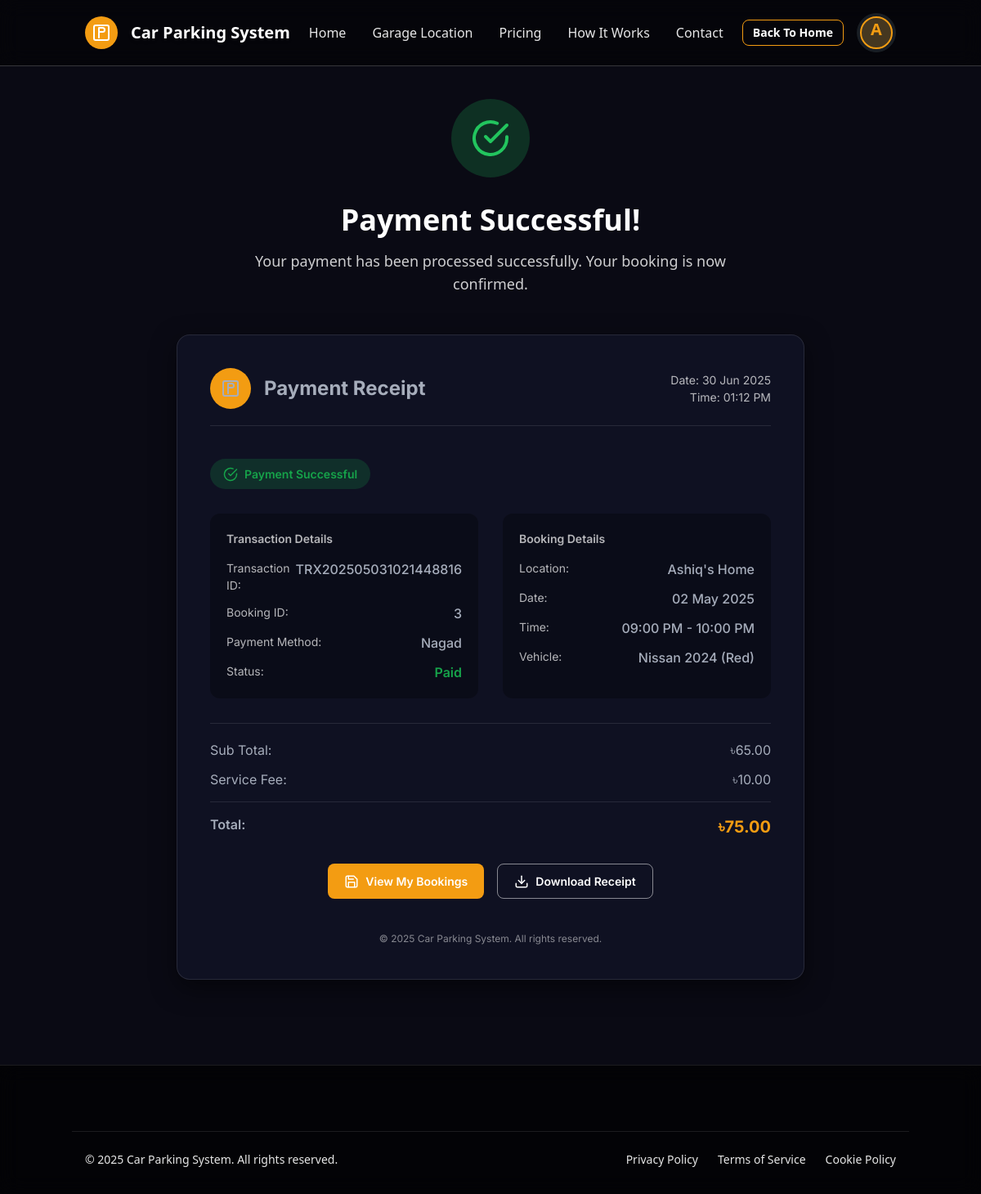
The app's page /payment_success.php?booking_id=3 (signed in) with its own data.
### tables this page shows
CREATE TABLE `payments` (
  `payment_id` int(11) NOT NULL,
  `booking_id` int(11) NOT NULL,
  `transaction_id` varchar(50) NOT NULL,
  `amount` decimal(10,2) NOT NULL,
  `payment_method` varchar(20) NOT NULL,
  `payment_status` enum('pending','paid','refunded') NOT NULL DEFAULT 'pending',
  `payment_date` timestamp NOT NULL DEFAULT current_timestamp(),
  `points_used` int(11) DEFAULT 0
);

CREATE TABLE `garage_information` (
  `id` int(11) NOT NULL,
  `username` varchar(50) NOT NULL,
  `Parking_Space_Name` varchar(255) NOT NULL,
  `Parking_Lot_Address` varchar(255) NOT NULL,
  `Parking_Type` varchar(100) DEFAULT NULL,
  `Parking_Space_Dimensions` varchar(100) DEFAULT NULL,
  `Parking_Capacity` int(11) DEFAULT NULL,
  `Availability` tinyint(1) DEFAULT 1,
  `PriceperHour` decimal(10,2) DEFAULT NULL,
  `created_at` timestamp NOT NULL DEFAULT current_timestamp(),
  `updated_at` timestamp NOT NULL DEFAULT current_timestamp() ON UPDATE current_timestamp(),
  `garage_id` varchar(30) DEFAULT NULL,
  `is_verified` tinyint(1) DEFAULT 0
);

CREATE TABLE `bookings` (
  `id` int(11) NOT NULL,
  `username` varchar(50) NOT NULL,
  `garage_id` varchar(30) NOT NULL,
  `licenseplate` varchar(50) NOT NULL,
  `booking_date` date NOT NULL,
  `booking_time` time NOT NULL,
  `duration` int(11) NOT NULL,
  `status` enum('upcoming','active','completed','cancelled') NOT NULL DEFAULT 'upcoming',
  `payment_status` enum('pending','paid','refunded') NOT NULL DEFAULT 'pending',
  `created_at` timestamp NOT NULL DEFAULT current_timestamp(),
  `updated_at` timestamp NOT NULL DEFAULT current_timestamp() ON UPDATE current_timestamp(),
  `paid_with_points` tinyint(1) DEFAULT 0,
  `points_used` int(11) DEFAULT 0
);

CREATE TABLE `vehicle_information` (
  `licensePlate` varchar(50) NOT NULL,
  `vehicleType` varchar(50) NOT NULL,
  `make` varchar(50) NOT NULL,
  `model` varchar(50) NOT NULL,
  `color` varchar(10) NOT NULL,
  `username` varchar(50) NOT NULL
);

### payment_success.php (the view, shortened to what this page needs)
<?php
require_once("connection.php");
$username = $_SESSION['username'];
$fullName = $username;
$firstLetter = strtoupper(substr($fullName, 0, 1));
$bookingId = isset($_SESSION['booking_id']) ? $_SESSION['booking_id'] : (isset($_GET['booking_id']) ? $_GET['booking_id'] : '');
$numericId = str_replace("BK", "", $bookingId);
$locationName = isset($_SESSION['location_name']) ? $_SESSION['location_name'] : "Unknown Location";
$bookingDate = isset($_SESSION['booking_date']) ? $_SESSION['booking_date'] : date('d M Y');
$bookingTime = isset($_SESSION['booking_time']) ? $_SESSION['booking_time'] : "Unknown";
$vehiclePlate = isset($_SESSION['vehicle_plate']) ? $_SESSION['vehicle_plate'] : "";
$parkingFee = isset($_SESSION['parking_fee']) ? $_SESSION['parking_fee'] : 55;
$serviceFee = isset($_SESSION['service_fee']) ? $_SESSION['service_fee'] : 10;
$totalAmount = isset($_SESSION['payment_amount']) ? $_SESSION['payment_amount'] : ($parkingFee + $serviceFee);
$paymentMethod = isset($_SESSION['payment_method']) ? $_SESSION['payment_method'] : 'bKash';
$transactionId = isset($_SESSION['transaction_id']) ? $_SESSION['transaction_id'] : "TRX" . date('YmdHis') . rand(1000, 9999);
if (is_numeric($numericId) && (!isset($_SESSION['location_name']) || !isset($_SESSION['payment_amount']))) {
    $paymentQuery = "SELECT p.*, b.booking_date, b.booking_time, b.duration, g.Parking_Space_Name, g.Parking_Lot_Address, g.PriceperHour,
                    v.vehicleType, v.make, v.model, v.color, v.licensePlate
                    FROM payments p
                    JOIN bookings b ON p.booking_id = b.id
                    JOIN garage_information g ON b.garage_id = g.garage_id
                    LEFT JOIN vehicle_information v ON b.licenseplate = v.licensePlate
                    WHERE p.booking_id = ?
                    ORDER BY p.payment_id DESC LIMIT 1";
    $paymentStmt = $conn->prepare($paymentQuery);
    if ($paymentStmt) {
        $paymentStmt->bind_param("i", $numericId);
        $paymentStmt->execute();
        $paymentResult = $paymentStmt->get_result();
        if ($paymentResult && $paymentResult->num_rows > 0) {
            $payment = $paymentResult->fetch_assoc();
            $transactionId = $payment['transaction_id'];
            $totalAmount = $payment['amount'];
            $paymentMethod = $payment['payment_method'];
            $locationName = $payment['Parking_Space_Name'];
            $bookingDate = date('d M Y', strtotime($payment['booking_date']));
            $startTime = date('h:i A', strtotime($payment['booking_time']));
            $endTime = date('h:i A', strtotime($payment['booking_time'] . " + {$payment['duration']} hours"));
            $bookingTime = $startTime . " - " . $endTime;
            $parkingFee = $payment['PriceperHour'] * $payment['duration'];
            $serviceFee = $totalAmount - $parkingFee;
            if (!empty($payment['make']) && !empty($payment['model'])) {
                $vehiclePlate = $payment['make'] . ' ' . $payment['model'];
                if (!empty($payment['color'])) {
                    $vehiclePlate .= ' (' . $payment['color'] . ')';
                }
            } else if (!empty($payment['licensePlate'])) {
                $vehiclePlate = 'License Plate: ' . $payment['licensePlate'];
            } else {
                $vehiclePlate = "Not provided";
            }
        }
    }
}
$paymentDate = date('d M Y');
$paymentTime = date('h:i A');
?>
<!DOCTYPE html>
<html lang="en" data-theme="dark">
<head>
    <link href="https://cdn.jsdelivr.net/npm/daisyui@4.7.3/dist/full.min.css" rel="stylesheet" type="text/css" />
    <script src="https://cdn.tailwindcss.com"></script>
</head>
<body class="relative min-h-screen bg-[#0a0a14]">
    <header class="sticky top-0 z-50 bg-black/50 backdrop-blur-md border-b border-white/20">
        <div class="container mx-auto px-4 py-4 flex justify-between items-center">
            <a href="#" class="flex items-center gap-4 text-white">
                <div class="w-10 h-10 bg-primary rounded-full flex justify-center items-center overflow-hidden">
                    <svg xmlns="http://www.w3.org/2000/svg" class="w-6 h-6 text-white" viewBox="0 0 24 24" fill="none" stroke="currentColor" stroke-width="2" stroke-linecap="round" stroke-linejoin="round"><rect x="3" y="3" width="18" height="18" rx="2" ry="2"></rect><path d="M9 18V6h4.5a2.5 2.5 0 0 1 0 5H9"></path></svg>
                </div>
                <h1 class="text-xl font-semibold drop-shadow-md">Car Parking System</h1>
            </a>
            <nav class="hidden md:block">
                <ul class="flex gap-8">
                    <li><a href="home.php" class="text-white/90 hover:text-primary transition-colors relative after:absolute after:bottom-0 after:left-0 after:h-0.5 after:w-0 hover:after:w-full after:bg-primary after:transition-all">Home</a></li>
                    <li><a href="#" class="text-white/90 hover:text-primary transition-colors relative after:absolute after:bottom-0 after:left-0 after:h-0.5 after:w-0 hover:after:w-full after:bg-primary after:transition-all">Garage Location</a></li>
                    <li><a href="#" class="text-white/90 hover:text-primary transition-colors relative after:absolute after:bottom-0 after:left-0 after:h-0.5 after:w-0 hover:after:w-full after:bg-primary after:transition-all">Pricing</a></li>
                    <li><a href="#" class="text-white/90 hover:text-primary transition-colors relative after:absolute after:bottom-0 after:left-0 after:h-0.5 after:w-0 hover:after:w-full after:bg-primary after:transition-all">How It Works</a></li>
                    <li><a href="#" class="text-white/90 hover:text-primary transition-colors relative after:absolute after:bottom-0 after:left-0 after:h-0.5 after:w-0 hover:after:w-full after:bg-primary after:transition-all">Contact</a></li>
                </ul>
            </nav>
            <div class="hidden md:flex items-center gap-4">
                <a href="home.php" class="btn btn-outline btn-sm text-white border-primary hover:bg-primary hover:border-primary">
                    Back To Home
                </a>
                <div class="relative">
                    <div class="dropdown dropdown-end">
                        <div tabindex="0" role="button" class="btn btn-circle avatar">
                            <div class="w-10 h-10 rounded-full bg-primary/20 border-2 border-primary overflow-hidden flex items-center justify-center cursor-pointer">
                                <span class="text-xl font-bold text-primary"><?php echo $firstLetter; ?></span>
                            </div>
                        </div>
                    </div>
                </div>
            </div>
        </div>
    </header>
    <main class="container mx-auto px-4 py-10">
        <div class="flex justify-center mb-8">
            <div class="w-24 h-24 rounded-full bg-green-500/20 flex items-center justify-center animate-fadeIn">
                <svg xmlns="http://www.w3.org/2000/svg" class="h-12 w-12 text-green-500" viewBox="0 0 24 24" fill="none" stroke="currentColor" stroke-width="2" stroke-linecap="round" stroke-linejoin="round"><path d="M22 11.08V12a10 10 0 1 1-5.93-9.14"></path><polyline points="22 4 12 14.01 9 11.01"></polyline></svg>
            </div>
        </div>
        <div class="text-center mb-12 animate-fadeIn">
            <h2 class="text-3xl md:text-4xl font-bold text-white mb-4">Payment Successful!</h2>
            <p class="text-white/80 text-lg max-w-2xl mx-auto">Your payment has been processed successfully. Your booking is now confirmed.</p>
        </div>
        <div class="max-w-3xl mx-auto">
            <div class="receipt-container animate-fadeIn">
                <div class="receipt-header">
                    <div class="logo-title">
                        <div class="receipt-logo">
                            <svg xmlns="http://www.w3.org/2000/svg" width="24" height="24" viewBox="0 0 24 24" fill="none" stroke="currentColor" stroke-width="2" stroke-linecap="round" stroke-linejoin="round">
                                <rect x="3" y="3" width="18" height="18" rx="2" ry="2"></rect>
                                <path d="M9 18V6h4.5a2.5 2.5 0 0 1 0 5H9"></path>
                            </svg>
                        </div>
                        <div class="receipt-title">Payment Receipt</div>
                    </div>
                    <div class="date-time">
                        <div>Date: <?php echo $paymentDate; ?></div>
                        <div>Time: <?php echo $paymentTime; ?></div>
                    </div>
                </div>
                <div class="success-badge">
                    <svg xmlns="http://www.w3.org/2000/svg" width="18" height="18" viewBox="0 0 24 24" fill="none" stroke="currentColor" stroke-width="2" stroke-linecap="round" stroke-linejoin="round" style="margin-right: 8px;">
                        <path d="M22 11.08V12a10 10 0 1 1-5.93-9.14"></path>
                        <polyline points="22 4 12 14.01 9 11.01"></polyline>
                    </svg>
                    Payment Successful
                </div>
                <div class="details-row">
                    <div class="details-box">
                        <div class="details-title">Transaction Details</div>
                        <div class="detail-item">
                            <div class="detail-label">Transaction ID:</div>
                            <div class="detail-value"><?php echo $transactionId; ?></div>
                        </div>
                        <div class="detail-item">
                            <div class="detail-label">Booking ID:</div>
                            <div class="detail-value"><?php echo $bookingId; ?></div>
                        </div>
                        <div class="detail-item">
                            <div class="detail-label">Payment Method:</div>
                            <div class="detail-value"><?php echo ucfirst($paymentMethod); ?></div>
                        </div>
                        <div class="detail-item">
                            <div class="detail-label">Status:</div>
                            <div class="detail-value paid-status">Paid</div>
                        </div>
                    </div>
                    <div class="details-box">
                        <div class="details-title">Booking Details</div>
                        <div class="detail-item">
                            <div class="detail-label">Location:</div>
                            <div class="detail-value"><?php echo $locationName; ?></div>
                        </div>
                        <div class="detail-item">
                            <div class="detail-label">Date:</div>
                            <div class="detail-value"><?php echo $bookingDate; ?></div>
                        </div>
                        <div class="detail-item">
                            <div class="detail-label">Time:</div>
                            <div class="detail-value"><?php echo $bookingTime; ?></div>
                        </div>
                        <div class="detail-item">
                            <div class="detail-label">Vehicle:</div>
                            <div class="detail-value"><?php echo $vehiclePlate; ?></div>
                        </div>
                    </div>
                </div>
                <div class="receipt-totals">
                    <div class="total-item">
                        <div class="total-label">Sub Total:</div>
                        <div class="total-value">৳<?php echo number_format($parkingFee, 2); ?></div>
                    </div>
                    <div class="total-item">
                        <div class="total-label">Service Fee:</div>
                        <div class="total-value">৳<?php echo number_format($serviceFee, 2); ?></div>
                    </div>
                    <div class="final-total">
                        <div class="total-label">Total:</div>
                        <div class="total-value">৳<?php echo number_format($totalAmount, 2); ?></div>
                    </div>
                </div>
                <div class="receipt-buttons">
                    <a href="booking.php" class="receipt-btn btn-primary">
                        View My Bookings
                    </a>
                    <button onclick="window.print()" class="receipt-btn btn-outline">
                        Download Receipt
                    </button>
                </div>
                <div class="receipt-footer">
                    &copy; <?php echo date('Y'); ?> Car Parking System. All rights reserved.
                </div>
            </div>
        </div>
    </main>
    <footer class="bg-black/70 backdrop-blur-md border-t border-white/10 pt-10 pb-8 mt-16 print:hidden">
        <div class="container mx-auto px-4 mt-10 pt-6 border-t border-white/10 flex flex-col md:flex-row justify-between items-center gap-4">
            <p class="text-white/90 text-sm">&copy; <?php echo date('Y'); ?> Car Parking System. All rights reserved.</p>
            <div class="flex gap-6">
                <a href="#" class="text-white/90 text-sm hover:text-primary transition-colors">Privacy Policy</a>
                <a href="#" class="text-white/90 text-sm hover:text-primary transition-colors">Terms of Service</a>
                <a href="#" class="text-white/90 text-sm hover:text-primary transition-colors">Cookie Policy</a>
            </div>
        </div>
    </footer>
</body>
</html>

### records on screen
payments: transaction "TRX202505031021448816", payment_method "Nagad", garage_information.Parking_Space_Name "Ashiq's Home", booking.booking_date "02 May 2025", booking.duration "09:00 PM - 10:00 PM", vehicle_information.make+model+color "Nissan 2024 (Red)", garage_information.PriceperHour "65.00", amount.duration "10.00", amount "75.00"

### other values on screen
$firstLetter "A"
$bookingId "3"
